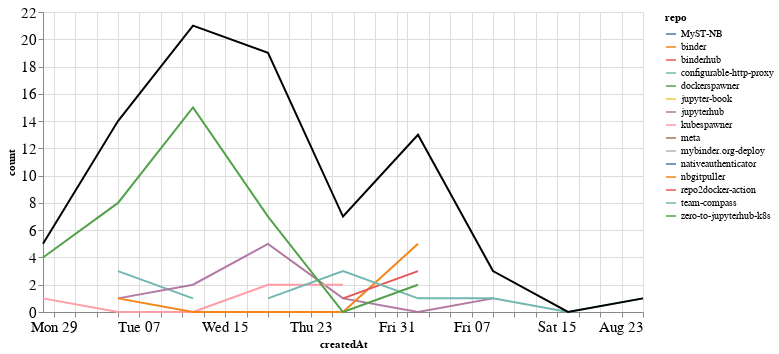

The cell this chart's notebook holds for it:
### Markdown cell above
## Comments

### Code cell
comments_time = comments.groupby('repo').resample('W', on='createdAt').count()['author'].reset_index()
comments_time = comments_time.rename(columns={'author': 'count'})
comments_time_total = comments_time.groupby('createdAt').agg({"count": "sum"}).reset_index()
ch1 = alt.Chart(comments_time, width=600).mark_line().encode(
    x='createdAt',
    y='count',
    color='repo',
    tooltip="repo"
)

ch2 = alt.Chart(comments_time_total, width=600).mark_line(color="black").encode(
    x='createdAt',
    y='count',
)

ch1 + ch2

### Figure 1 — Vega-Lite specification as saved in the notebook (floating-point values rounded to 4 significant figures)
{"config": {"axisLeft": {"labelFontSize": 15}, "axisBottom": {"labelFontSize": 15}}, "layer": [{"data": {"name": "data-507f8b01997c6cbd271454429c236129"}, "mark": "line", "encoding": {"color": {"type": "nominal", "field": "repo"}, "tooltip": {"type": "nominal", "field": "repo"}, "x": {"type": "temporal", "field": "createdAt"}, "y": {"type": "quantitative", "field": "count"}}, "width": 600}, {"data": {"name": "data-9060de488131091444a0c5f72e01f0b1"}, "mark": {"type": "line", "color": "black"}, "encoding": {"x": {"type": "temporal", "field": "createdAt"}, "y": {"type": "quantitative", "field": "count"}}, "width": 600}], "$schema": "https://vega.github.io/schema/vega-lite/v4.8.1.json", "datasets": {"data-507f8b01997c6cbd271454429c236129": [{"repo": "MyST-NB", "createdAt": "2020-08-02T00:00:00", "count": 2}, {"repo": "binder", "createdAt": "2020-07-19T00:00:00", "count": 2}, {"repo": "binderhub", "createdAt": "2020-08-09T00:00:00", "count": 1}, {"repo": "configurable-http-proxy", "createdAt": "2020-07-05T00:00:00", "count": 3}, {"repo": "configurable-http-proxy", "createdAt": "2020-07-12T00:00:00", "count": 1}, {"repo": "dockerspawner", "createdAt": "2020-07-05T00:00:00", "count": 1}, {"repo": "jupyter-book", "createdAt": "2020-07-12T00:00:00", "count": 1}, {"repo": "jupyterhub", "createdAt": "2020-07-05T00:00:00", "count": 1}, {"repo": "jupyterhub", "createdAt": "2020-07-12T00:00:00", "count": 2}, {"repo": "jupyterhub", "createdAt": "2020-07-19T00:00:00", "count": 5}, {"repo": "jupyterhub", "createdAt": "2020-07-26T00:00:00", "count": 1}, {"repo": "jupyterhub", "createdAt": "2020-08-02T00:00:00", "count": 0}, {"repo": "jupyterhub", "createdAt": "2020-08-09T00:00:00", "count": 1}, {"repo": "kubespawner", "createdAt": "2020-06-28T00:00:00", "count": 1}, {"repo": "kubespawner", "createdAt": "2020-07-05T00:00:00", "count": 0}, {"repo": "kubespawner", "createdAt": "2020-07-12T00:00:00", "count": 0}, {"repo": "kubespawner", "createdAt": "2020-07-19T00:00:00", "count": 2}, {"repo": "kubespawner", "createdAt": "2020-07-26T00:00:00", "count": 2}, {"repo": "meta", "createdAt": "2020-07-19T00:00:00", "count": 2}, {"repo": "mybinder.org-deploy", "createdAt": "2020-07-12T00:00:00", "count": 1}, {"repo": "nativeauthenticator", "createdAt": "2020-07-12T00:00:00", "count": 1}, {"repo": "nbgitpuller", "createdAt": "2020-07-05T00:00:00", "count": 1}, {"repo": "nbgitpuller", "createdAt": "2020-07-12T00:00:00", "count": 0}, {"repo": "nbgitpuller", "createdAt": "2020-07-19T00:00:00", "count": 0}, {"repo": "nbgitpuller", "createdAt": "2020-07-26T00:00:00", "count": 0}, {"repo": "nbgitpuller", "createdAt": "2020-08-02T00:00:00", "count": 5}, {"repo": "repo2docker-action", "createdAt": "2020-07-26T00:00:00", "count": 1}, {"repo": "repo2docker-action", "createdAt": "2020-08-02T00:00:00", "count": 3}, {"repo": "team-compass", "createdAt": "2020-07-19T00:00:00", "count": 1}, {"repo": "team-compass", "createdAt": "2020-07-26T00:00:00", "count": 3}, {"repo": "team-compass", "createdAt": "2020-08-02T00:00:00", "count": 1}, {"repo": "team-compass", "createdAt": "2020-08-09T00:00:00", "count": 1}, {"repo": "team-compass", "createdAt": "2020-08-16T00:00:00", "count": 0}, {"repo": "team-compass", "createdAt": "2020-08-23T00:00:00", "count": 1}, {"repo": "zero-to-jupyterhub-k8s", "createdAt": "2020-06-28T00:00:00", "count": 4}, {"repo": "zero-to-jupyterhub-k8s", "createdAt": "2020-07-05T00:00:00", "count": 8}, {"repo": "zero-to-jupyterhub-k8s", "createdAt": "2020-07-12T00:00:00", "count": 15}, {"repo": "zero-to-jupyterhub-k8s", "createdAt": "2020-07-19T00:00:00", "count": 7}, {"repo": "zero-to-jupyterhub-k8s", "createdAt": "2020-07-26T00:00:00", "count": 0}, {"repo": "zero-to-jupyterhub-k8s", "createdAt": "2020-08-02T00:00:00", "count": 2}], "data-9060de488131091444a0c5f72e01f0b1": [{"createdAt": "2020-06-28T00:00:00", "count": 5}, {"createdAt": "2020-07-05T00:00:00", "count": 14}, {"createdAt": "2020-07-12T00:00:00", "count": 21}, {"createdAt": "2020-07-19T00:00:00", "count": 19}, {"createdAt": "2020-07-26T00:00:00", "count": 7}, {"createdAt": "2020-08-02T00:00:00", "count": 13}, {"createdAt": "2020-08-09T00:00:00", "count": 3}, {"createdAt": "2020-08-16T00:00:00", "count": 0}, {"createdAt": "2020-08-23T00:00:00", "count": 1}]}}
